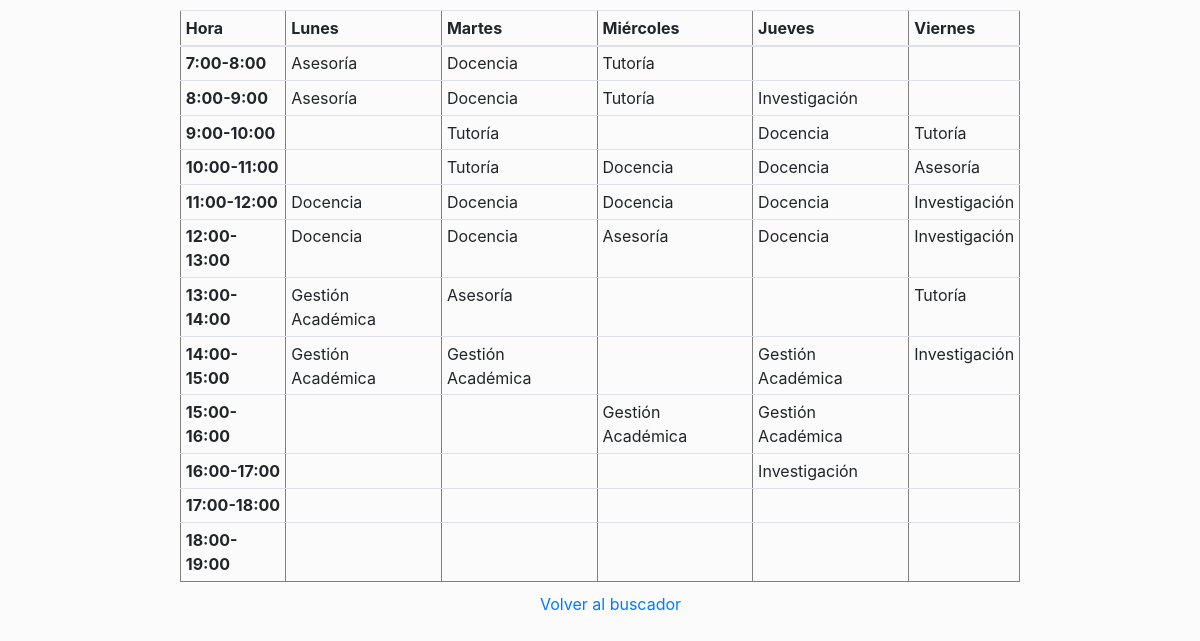
Screenshot of /php/verHorario.php?profe=100325467 with the database file from the repository.
### tables this page shows
CREATE TABLE `viernes` (
  `noTrabajador` int(11) NOT NULL,
  `siete` varchar(50) NOT NULL,
  `ocho` varchar(50) NOT NULL,
  `nueve` varchar(50) NOT NULL,
  `diez` varchar(50) NOT NULL,
  `once` varchar(50) NOT NULL,
  `doce` varchar(50) NOT NULL,
  `trece` varchar(50) NOT NULL,
  `catorce` varchar(50) NOT NULL,
  `quince` varchar(50) NOT NULL,
  `diezseis` varchar(50) NOT NULL,
  `diezsiete` varchar(45) NOT NULL,
  `diezocho` varchar(45) NOT NULL,
  `dieznueve` varchar(45) NOT NULL
);

CREATE TABLE `lunes` (
  `noTrabajador` int(11) NOT NULL,
  `siete` varchar(50) NOT NULL,
  `ocho` varchar(50) NOT NULL,
  `nueve` varchar(50) NOT NULL,
  `diez` varchar(50) NOT NULL,
  `once` varchar(50) NOT NULL,
  `doce` varchar(50) NOT NULL,
  `trece` varchar(50) NOT NULL,
  `catorce` varchar(50) NOT NULL,
  `quince` varchar(50) NOT NULL,
  `diezseis` varchar(50) NOT NULL,
  `diezsiete` varchar(45) NOT NULL,
  `diezocho` varchar(45) NOT NULL,
  `dieznueve` varchar(45) NOT NULL
);

CREATE TABLE `martes` (
  `noTrabajador` int(11) NOT NULL,
  `siete` varchar(50) NOT NULL,
  `ocho` varchar(50) NOT NULL,
  `nueve` varchar(50) NOT NULL,
  `diez` varchar(50) NOT NULL,
  `once` varchar(50) NOT NULL,
  `doce` varchar(50) NOT NULL,
  `trece` varchar(50) NOT NULL,
  `catorce` varchar(50) NOT NULL,
  `quince` varchar(50) NOT NULL,
  `diezseis` varchar(50) NOT NULL,
  `diezsiete` varchar(45) NOT NULL,
  `diezocho` varchar(45) NOT NULL,
  `dieznueve` varchar(45) NOT NULL
);

CREATE TABLE `miercoles` (
  `noTrabajador` int(11) NOT NULL,
  `siete` varchar(50) NOT NULL,
  `ocho` varchar(50) NOT NULL,
  `nueve` varchar(50) NOT NULL,
  `diez` varchar(50) NOT NULL,
  `once` varchar(50) NOT NULL,
  `doce` varchar(50) NOT NULL,
  `trece` varchar(50) NOT NULL,
  `catorce` varchar(50) NOT NULL,
  `quince` varchar(50) NOT NULL,
  `diezseis` varchar(50) NOT NULL,
  `diezsiete` varchar(45) NOT NULL,
  `diezocho` varchar(45) NOT NULL,
  `dieznueve` varchar(45) NOT NULL
);

CREATE TABLE `jueves` (
  `noTrabajador` int(11) NOT NULL,
  `siete` varchar(50) NOT NULL,
  `ocho` varchar(50) NOT NULL,
  `nueve` varchar(50) NOT NULL,
  `diez` varchar(50) NOT NULL,
  `once` varchar(50) NOT NULL,
  `doce` varchar(50) NOT NULL,
  `trece` varchar(50) NOT NULL,
  `catorce` varchar(50) NOT NULL,
  `quince` varchar(50) NOT NULL,
  `diezseis` varchar(50) NOT NULL,
  `diezsiete` varchar(45) NOT NULL,
  `diezocho` varchar(45) NOT NULL,
  `dieznueve` varchar(45) NOT NULL
);

### php/verHorario.php (the view, shortened to what this page needs)
<?php
$idProfe = $_GET['profe'];
?>
<!DOCTYPE html>
<html lang="en">
<head>
    <link rel="stylesheet" href="https://stackpath.bootstrapcdn.com/bootstrap/4.3.1/css/bootstrap.min.css">
    <link rel="stylesheet" href="../css/horario.css">
</head>
<body>
    <section>
        <?php
            $mysqli = new mysqli('localhost', 'root', 'root', 'horario');
            $busqueda1=$mysqli->query("SELECT * from lunes where noTrabajador='$idProfe'");
            $busqueda2=$mysqli->query("SELECT * from martes where noTrabajador='$idProfe'");
            $busqueda3=$mysqli->query("SELECT * from miercoles where noTrabajador='$idProfe'");
            $busqueda4=$mysqli->query("SELECT * from jueves where noTrabajador='$idProfe'");
            $busqueda5=$mysqli->query("SELECT * from viernes where noTrabajador='$idProfe'");
            while($datos1=$busqueda1->fetch_array()){
                while($datos2=$busqueda2->fetch_array()){
                    while($datos3=$busqueda3->fetch_array()){
                        while($datos4=$busqueda4->fetch_array()){
                            while($datos5=$busqueda5->fetch_array()){
            ?>
        <table id="tablaH" border="1px" align="center" class="table table-sm">
        <thead>
            <tr>
                <th>Hora</th>
                <th>Lunes</th>
                <th>Martes</th>
                <th>Miércoles</th>
                <th>Jueves</th>
                <th>Viernes</th>
            </tr>
        </thead>
        <tr>
            <th>7:00-8:00</th>
            <td><?php echo $datos1["siete"]?></td>
            <td><?php echo $datos2["siete"]?></td>
            <td><?php echo $datos3["siete"]?></td>
            <td><?php echo $datos4["siete"]?></td>
            <td><?php echo $datos5["siete"]?></td>
        </tr>
        <tr>
            <th>8:00-9:00</th>
            <td><?php echo $datos1["ocho"]?></td>
            <td><?php echo $datos2["ocho"]?></td>
            <td><?php echo $datos3["ocho"]?></td>
            <td><?php echo $datos4["ocho"]?></td>
            <td><?php echo $datos5["ocho"]?></td>
        </tr>
        <tr>
            <th>9:00-10:00</th>
            <td><?php echo $datos1["nueve"]?></td>
            <td><?php echo $datos2["nueve"]?></td>
            <td><?php echo $datos3["nueve"]?></td>
            <td><?php echo $datos4["nueve"]?></td>
            <td><?php echo $datos5["nueve"]?></td>
        </tr>
        <tr>
            <th>10:00-11:00</th>
            <td><?php echo $datos1["diez"]?></td>
            <td><?php echo $datos2["diez"]?></td>
            <td><?php echo $datos3["diez"]?></td>
            <td><?php echo $datos4["diez"]?></td>
            <td><?php echo $datos5["diez"]?></td>
        </tr>
        <tr>
            <th>11:00-12:00</th>
            <td><?php echo $datos1["once"]?></td>
            <td><?php echo $datos2["once"]?></td>
            <td><?php echo $datos3["once"]?></td>
            <td><?php echo $datos4["once"]?></td>
            <td><?php echo $datos5["once"]?></td>
        </tr>
        <tr>
            <th>12:00-13:00</th>
            <td><?php echo $datos1["doce"]?></td>
            <td><?php echo $datos2["doce"]?></td>
            <td><?php echo $datos3["doce"]?></td>
            <td><?php echo $datos4["doce"]?></td>
            <td><?php echo $datos5["doce"]?></td>
        </tr>
        <tr>
            <th>13:00-14:00</th>
            <td><?php echo $datos1["trece"]?></td>
            <td><?php echo $datos2["trece"]?></td>
            <td><?php echo $datos3["trece"]?></td>
            <td><?php echo $datos4["trece"]?></td>
            <td><?php echo $datos5["trece"]?></td>
        </tr>
        <tr>
            <th>14:00-15:00</th>
            <td><?php echo $datos1["catorce"]?></td>
            <td><?php echo $datos2["catorce"]?></td>
            <td><?php echo $datos3["catorce"]?></td>
            <td><?php echo $datos4["catorce"]?></td>
            <td><?php echo $datos5["catorce"]?></td>
        </tr>
        <tr>
            <th>15:00-16:00</th>
            <td><?php echo $datos1["quince"]?></td>
            <td><?php echo $datos2["quince"]?></td>
            <td><?php echo $datos3["quince"]?></td>
            <td><?php echo $datos4["quince"]?></td>
            <td><?php echo $datos5["quince"]?></td>
        <tr>
            <th>16:00-17:00</th>
            <td><?php echo $datos1["diezseis"]?></td>
            <td><?php echo $datos2["diezseis"]?></td>
            <td><?php echo $datos3["diezseis"]?></td>
            <td><?php echo $datos4["diezseis"]?></td>
            <td><?php echo $datos5["diezseis"]?></td>
        </tr>
        <tr>
            <th>17:00-18:00</th>
            <td><?php echo $datos1["diezsiete"]?></td>
            <td><?php echo $datos2["diezsiete"]?></td>
            <td><?php echo $datos3["diezsiete"]?></td>
            <td><?php echo $datos4["diezsiete"]?></td>
            <td><?php echo $datos5["diezsiete"]?></td>
        </tr>
        <tr>
            <th>18:00-19:00</th>
            <td><?php echo $datos1["diezocho"]?></td>
            <td><?php echo $datos2["diezocho"]?></td>
            <td><?php echo $datos3["diezocho"]?></td>
            <td><?php echo $datos4["diezocho"]?></td>
            <td><?php echo $datos5["diezocho"]?></td>
        </tr>
    <?php
                    }
                }
            }
        }
    }
    ?>
    </table>
    <a href="../busqueda.php" id="liga" class="stretch-link text-primary">Volver al buscador</a>
    </section>
</body>
</html>

### css/horario.css (style rules this page uses)
* { box-sizing: border-box; }
body { background-color: #FBFBFB; }
#tablaH { width: 70%; margin: 10px 15% 10px 15%; }
#liga { margin: 0 43% 0 45%; }

### rows the page displays
lunes: siete "Asesoría", ocho "Asesoría", once "Docencia", doce "Docencia", trece "Gestión Académica", catorce "Gestión Académica"
martes: siete "Docencia", ocho "Docencia", nueve "Tutoría", diez "Tutoría", once "Docencia", doce "Docencia", trece "Asesoría", catorce "Gestión Académica"
miercoles: siete "Tutoría", ocho "Tutoría", diez "Docencia", once "Docencia", doce "Asesoría", quince "Gestión Académica"
jueves: ocho "Investigación", nueve "Docencia", diez "Docencia", once "Docencia", doce "Docencia", catorce "Gestión Académica", quince "Gestión Académica", diezseis "Investigación"
viernes: nueve "Tutoría", diez "Asesoría", once "Investigación", doce "Investigación", trece "Tutoría", catorce "Investigación"
